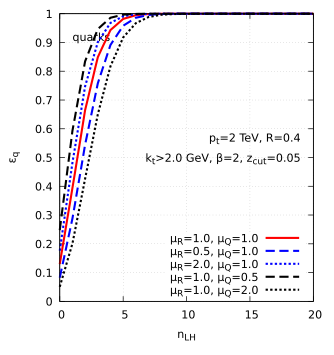

Generate this figure with gnuplot:
# -*- GNUPlot -*-
reset
set term pdfcairo enhanced size 8.5cm, 9cm
set out 'plots-nlh.pdf'
set colors classic

pt='2000'
beta='2'
zcut='0.05'
ktcut='2.0'

#--------------------------------------------------------------------------------
# distribution
#--------------------------------------------------------------------------------
set xlabel 'n_{LH}'

set key bottom right

set label 1 'p_t=2 TeV, R=0.4'                       right at graph 0.95, 0.57
set label 2 'k_t>'.ktcut.' GeV, {/Symbol b}='.beta.', z_{cut}='.zcut right at graph 0.95, 0.50

set grid

base='< ../test-lh-multiplicity -pt '.pt.' -R 0.4 -zcut '.zcut.' -beta '.beta.' -ktcut '.ktcut.' -cumul '

set label 11 'quarks' at graph 0.05,0.92
set ylabel '{/Symbol e}_q'
plot base.' -muR 1.0 -muQ 1.0' u 1:2 w l dt 1      lc 1 lw 3 t '{/Symbol m}_R=1.0, {/Symbol m}_Q=1.0',\
     base.' -muR 0.5 -muQ 1.0' u 1:2 w l dt (16,8) lc 3 lw 3 t '{/Symbol m}_R=0.5, {/Symbol m}_Q=1.0',\
     base.' -muR 2.0 -muQ 1.0' u 1:2 w l dt (4,4)  lc 3 lw 3 t '{/Symbol m}_R=2.0, {/Symbol m}_Q=1.0',\
     base.' -muR 1.0 -muQ 0.5' u 1:2 w l dt (16,8) lc 7 lw 3 t '{/Symbol m}_R=1.0, {/Symbol m}_Q=0.5',\
     base.' -muR 1.0 -muQ 2.0' u 1:2 w l dt (4,4)  lc 7 lw 3 t '{/Symbol m}_R=1.0, {/Symbol m}_Q=2.0'

set ylabel '{/Symbol e}_g'
set label 11 'gluon' at graph 0.05,0.92
plot base.' -muR 1.0 -muQ 1.0' u 1:3 w l dt 1      lc 1 lw 3 t '{/Symbol m}_R=1.0, {/Symbol m}_Q=1.0',\
     base.' -muR 0.5 -muQ 1.0' u 1:3 w l dt (16,8) lc 3 lw 3 t '{/Symbol m}_R=0.5, {/Symbol m}_Q=1.0',\
     base.' -muR 2.0 -muQ 1.0' u 1:3 w l dt (4,4)  lc 3 lw 3 t '{/Symbol m}_R=2.0, {/Symbol m}_Q=1.0',\
     base.' -muR 1.0 -muQ 0.5' u 1:3 w l dt (16,8) lc 7 lw 3 t '{/Symbol m}_R=1.0, {/Symbol m}_Q=0.5',\
     base.' -muR 1.0 -muQ 2.0' u 1:3 w l dt (4,4)  lc 7 lw 3 t '{/Symbol m}_R=1.0, {/Symbol m}_Q=2.0'

#--------------------------------------------------------------------------------
# ROC curve
#--------------------------------------------------------------------------------
set xlabel '{/Symbol e}_q'
set xrange [0:1]
set xtics 0.1

set ylabel '{/Symbol e}_g'
set yrange [0:1]
set ytics 0.1

set key top left reverse Left
set size square

unset label 11

set label 1 'p_t=2 TeV, R=0.4'                       left at graph 0.05, 0.57
set label 2 left at graph 0.05, 0.50

plot base.' -muR 1.0 -muQ 1.0' u 2:3 w l dt 1      lc 1 lw 3 t '{/Symbol m}_R=1.0, {/Symbol m}_Q=1.0',\
     base.' -muR 0.5 -muQ 1.0' u 2:3 w l dt (16,8) lc 3 lw 3 t '{/Symbol m}_R=0.5, {/Symbol m}_Q=1.0',\
     base.' -muR 2.0 -muQ 1.0' u 2:3 w l dt (4,4)  lc 3 lw 3 t '{/Symbol m}_R=2.0, {/Symbol m}_Q=1.0',\
     base.' -muR 1.0 -muQ 0.5' u 2:3 w l dt (16,8) lc 7 lw 3 t '{/Symbol m}_R=1.0, {/Symbol m}_Q=0.5',\
     base.' -muR 1.0 -muQ 2.0' u 2:3 w l dt (4,4)  lc 7 lw 3 t '{/Symbol m}_R=1.0, {/Symbol m}_Q=2.0'
     

set out
